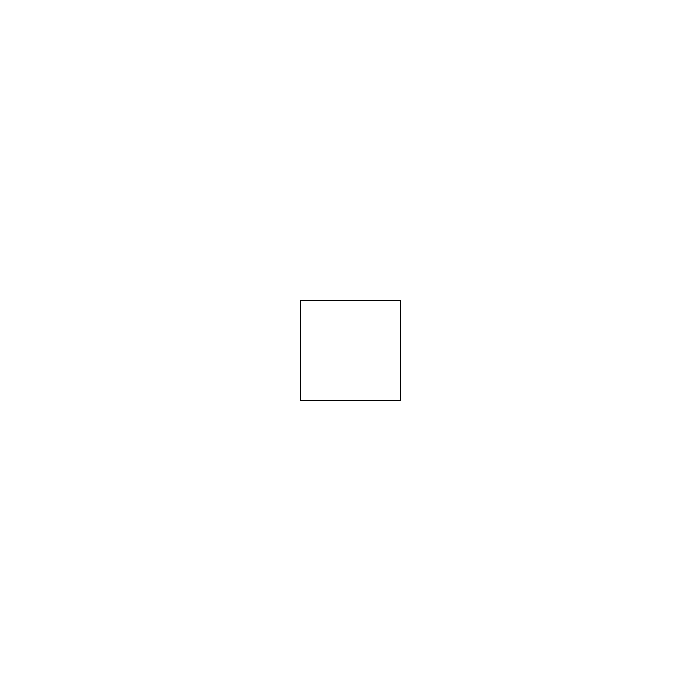
Frame 1 (no input)
Frame 60 (the mouse pressed at the canvas centre just before this capture): identical to frame 1, image omitted
Frame 120 (the mouse held since frame 60 and released just before this capture): identical to frame 1, image omitted

The Processing sketch that drew this single still picture (run headless with seeded random() and noise(); from frame 60 on, the mouse is pressed at the canvas centre):

// Processing sketch: sketch_WEEK04_04_pde
// ── sketch_WEEK04_04_pde.pde
//Boolean shape

float r = 255;
float g = 255;
float b = 255;

void setup() {
  size(700,700);
}

void draw() {
  background(r,g,b);
  
  if (mouseX > width/2) {
    fill(255,0,0);
    ellipse(width/2,height/2,100,100);
  }
  else if(mouseY > height/2) {
    rectMode(CENTER);
    fill(0);
    rect(width/2, height/2, 100, 100);
  }
  else {
    rectMode(CENTER);
    fill(255);
    rect(width/2,height/2,100,100);
  }
}

void mouseClicked() {
  r = random(0,255);
  g = random(0,255);
  b = random(0,255);
}


  
